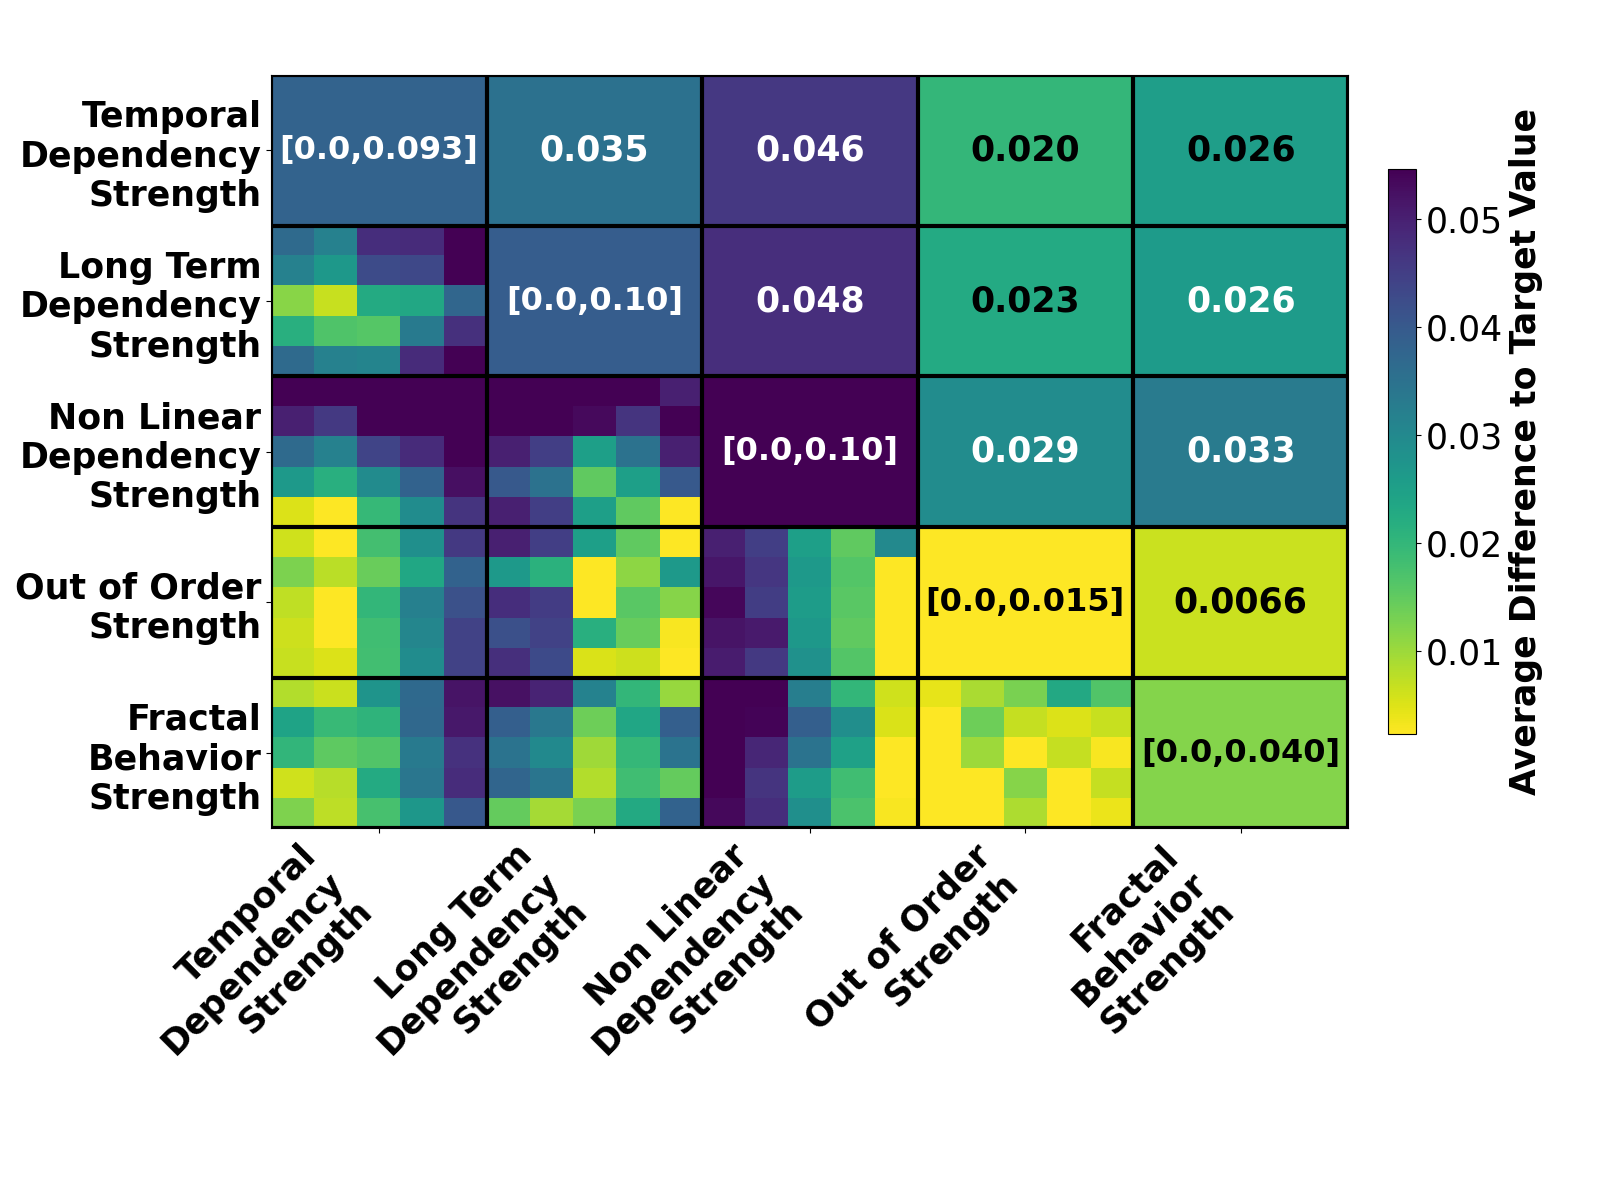

The Python source for this figure:
#!/usr/bin/env python3
# -*- coding: utf-8 -*-
from __future__ import annotations

import os
from typing import Dict, List, Optional, Tuple, Union

import matplotlib
import matplotlib.pyplot as plt
import numpy as np
import pandas as pd

# ───────────────────────────────────────── Constants ─────────────────────────────────────────

FONT_SIZE: int = 25
FONT_SIZE_AXIS_LABELS: int = FONT_SIZE
FONT_SIZE_CELL_TEXT: int = FONT_SIZE



# Event Stream Generator parameters
TEST_LABELS: List[str] = [
    "temporal_dependency_strength",
    "long_term_dependency_strength", 
    "non_linear_dependency_strength",
    "out_of_order_strength",
    "fractal_behavior_strength"
]

VALUE_SET: List[float] = [0.0, 0.1, 0.5, 0.7, 1.0]
VALUE_INDEX: Dict[float, int] = {val: idx for idx, val in enumerate(VALUE_SET)}

# Map internal names → display labels for event stream generator
DISPLAY_LABELS: Dict[str, str] = {
    "temporal_dependency_strength": "Temporal\nDependency\nStrength",
    "long_term_dependency_strength": "Long Term\nDependency\nStrength", 
    "non_linear_dependency_strength": "Non Linear\nDependency\nStrength",
    "out_of_order_strength": "Out of Order\nStrength",
    "fractal_behavior_strength": "Fractal\nBehavior\nStrength"
}

OUTPUT_DIR: str = "../../../../Desktop/Stream Enviorment/experiment_results"

N_LABELS: int = len(TEST_LABELS)
MOSAIC_DETAIL: int = len(VALUE_SET)
FIG_SIZE: Tuple[float, float] = (16.0, 12.0)
COLOR_MAP_NAME: str = "viridis"
TEXT_COLOR_THRESHOLD: float = 0.45

# ────────────────────────────────────────── Helpers ──────────────────────────────────────────

def display_label(name: str) -> str:
    """
    Translate an internal parameter name into the presentation label.

    :param name: Internal identifier as used in the CSV files.
    :return: Label to show on the figure (falls back to *name* if not mapped).
    """
    return DISPLAY_LABELS.get(name, name)


def parse_filename(filename: str) -> Optional[Tuple[str, float, str, float]]:
    """
    Extract the two parameter/value pairs from an experiment CSV filename.
    Now handles comma decimal separators (e.g., "0,5" instead of "0.5").

    :param filename: The CSV filename.
    :return: (param₁, value₁, param₂, value₂) or *None* if the pattern does not match.
    """
    # Remove extension and experiment prefix
    if not filename.startswith("experiment_") or not filename.endswith(".csv"):
        return None
    
    # Remove "experiment_" and ".csv"
    core = filename[11:-4]  # Remove "experiment_" (11 chars) and ".csv" (4 chars)
    
    # Find the pattern: NUM_PARAM1_vs_PARAM2_VAL1_VAL2
    # First remove the experiment number
    parts = core.split("_")
    if len(parts) < 5:  # Need at least: num, param1, vs, param2, val1, val2
        return None
    
    # Find the "vs" separator
    vs_index = -1
    for i, part in enumerate(parts):
        if part == "vs":
            vs_index = i
            break
    
    if vs_index == -1 or vs_index < 2:  # Need at least one part before "vs"
        return None
    
    # The last two parts should be the values
    try:
        # Replace comma with dot for proper float conversion
        val2_str = parts[-1].replace(',', '.')
        val1_str = parts[-2].replace(',', '.')
        val2 = float(val2_str)
        val1 = float(val1_str)
    except (ValueError, IndexError):
        return None
    
    # Everything before vs_index (except first part which is the number) is param1
    # Everything after vs_index and before the last two parts is param2
    param1_parts = parts[1:vs_index]
    param2_parts = parts[vs_index+1:-2]
    
    if not param1_parts or not param2_parts:
        return None
    
    param1 = "_".join(param1_parts)
    param2 = "_".join(param2_parts)
    
    return param1, val1, param2, val2


def read_experiment_data(filepath: str) -> Optional[Dict[str, float]]:
    """
    Read experiment CSV and extract metrics from event log data.

    :param filepath: Path of the experiment CSV file.
    :return: Mapping of metrics or *None* if the file is empty/unreadable.
    """
    try:
        df: pd.DataFrame = pd.read_csv(filepath)
        if df.empty:
            return None
        
        # Calculate metrics from the event log data
        metrics = calculate_metrics_from_event_log(df)
        
        if not metrics:
            return None
            
        return metrics
    except (FileNotFoundError, pd.errors.ParserError, Exception) as e:
        print(f"Error reading {filepath}: {e}")
        return None


def calculate_metrics_from_event_log(df: pd.DataFrame) -> Dict[str, float]:
    """
    Calculate metrics from event log data.
    """
    if df.empty:
        return {}
    
    metrics = {}
    
    try:
        # Basic event counts
        metrics['total_events'] = len(df)
        metrics['unique_cases'] = df['case:concept:name'].nunique() if 'case:concept:name' in df.columns else 0
        metrics['unique_activities'] = df['concept:name'].nunique() if 'concept:name' in df.columns else 0
        
        # Time-based metrics
        if 'time:timestamp' in df.columns:
            df['time:timestamp'] = pd.to_datetime(df['time:timestamp'], errors='coerce')
            time_diffs = df['time:timestamp'].diff().dropna()
            if len(time_diffs) > 0:
                metrics['avg_time_between_events'] = time_diffs.dt.total_seconds().mean() / 60.0  # minutes
            else:
                metrics['avg_time_between_events'] = 0.0
        
        # Out of order events
        out_of_order_count = 0
        if 'attributes' in df.columns:
            for attr_str in df['attributes'].dropna():
                if 'out_of_order' in str(attr_str) and 'True' in str(attr_str):
                    out_of_order_count += 1
        metrics['out_of_order_percentage'] = (out_of_order_count / len(df)) * 100.0 if len(df) > 0 else 0.0
        
        # Activity diversity (simplified)
        if metrics['unique_cases'] > 0:
            metrics['activity_diversity'] = metrics['unique_activities'] / metrics['unique_cases']
        else:
            metrics['activity_diversity'] = 0.0
            
        # Fractal behavior (simplified - based on repeated patterns)
        fractal_count = 0
        if 'concept:name' in df.columns:
            activity_names = df['concept:name'].tolist()
            # Look for repeated activity patterns
            for i in range(len(activity_names) - 1):
                if i > 0 and activity_names[i] == activity_names[i-1]:
                    fractal_count += 1
        metrics['fractal_percentage'] = (fractal_count / len(df)) * 100.0 if len(df) > 0 else 0.0
        
    except Exception as e:
        print(f"Error calculating metrics: {e}")
        return {}
    
    return metrics


def calculate_parameter_difference(config_val: float, expected_val: float, 
                                   actual_metrics: Dict[str, float], 
                                   param_name: str) -> float:
    """
    Calculate the difference between expected and actual parameter effectiveness.
    """
    # Map parameters to their key output metrics
    param_to_metric = {
        "temporal_dependency_strength": "avg_time_between_events",
        "long_term_dependency_strength": "activity_diversity", 
        "non_linear_dependency_strength": "unique_activities",
        "out_of_order_strength": "out_of_order_percentage",
        "fractal_behavior_strength": "fractal_percentage"
    }
    
    metric_name = param_to_metric.get(param_name)
    if not metric_name or metric_name not in actual_metrics:
        # Fallback: use a simple difference based on expected value
        # This gives us a baseline measure when metrics aren't available
        difference = abs(expected_val - 0.5)  # Distance from middle value
        return difference
    
    actual_metric = actual_metrics[metric_name]
    
    # For out_of_order and fractal, the relationship is more direct
    if param_name in ["out_of_order_strength", "fractal_behavior_strength"]:
        # Expected percentage roughly correlates with strength * 20
        expected_percentage = expected_val * 20  # Rough scaling factor
        difference = abs(actual_metric - expected_percentage) / 100.0
        return difference
    
    # For temporal dependency, higher values should increase avg time between events
    elif param_name == "temporal_dependency_strength":
        # Expected time increases with strength (normalized)
        expected_time = expected_val * 10  # Scale to reasonable time range
        normalized_actual = min(10.0, actual_metric)  # Cap at reasonable max
        difference = abs(normalized_actual - expected_time) / 10.0
        return difference
    
    # For other parameters, normalize to 0-1 range
    else:
        if param_name == "long_term_dependency_strength":
            # Activity diversity should increase with long-term dependency
            expected_diversity = expected_val * 5  # Rough scaling
            normalized_actual = min(5.0, actual_metric)
            difference = abs(normalized_actual - expected_diversity) / 5.0
        elif param_name == "non_linear_dependency_strength":
            # Unique activities should increase with non-linear dependency
            expected_activities = expected_val * 10  # Rough scaling
            normalized_actual = min(10.0, actual_metric)
            difference = abs(normalized_actual - expected_activities) / 10.0
        else:
            # Generic normalization
            normalized_actual = min(1.0, actual_metric / 10.0)
            difference = abs(normalized_actual - expected_val)
        
        return difference


def format_cell_text(value: float) -> str:
    """
    Convert a float into a compact string while preserving useful precision.

    :param value: Float to be formatted.
    :return: "N/A" for *NaN*; otherwise formatted string.
    """
    if np.isnan(value):
        return "N/A"
    abs_val: float = abs(value)
    if abs_val < 1e-3:
        return f"{0.0}"
    if abs_val < 1e-2:
        return f"{value:.4f}"
    if abs_val < 1e-1:
        return f"{value:.3f}"
    return f"{value:.2f}"


# ───────────────────────────────────── Data aggregation ──────────────────────────────────────

def prepare_heatmap_data() -> Tuple[
    np.ndarray,
    List[List[float]],
    List[List[np.ndarray]],
]:
    """
    Read every experiment CSV and build the heatmap data structures.

    :return: (data_matrix, param_devs, mosaic_grids).
    """
    param_devs: List[List[float]] = [[] for _ in range(N_LABELS)]
    pair_devs: List[List[List[float]]] = [
        [[] for _ in range(N_LABELS)] for _ in range(N_LABELS)
    ]

    raw_mosaics: List[List[List[List[List[float]]]]] = [
        [
            [[[] for _ in VALUE_SET] for _ in VALUE_SET]
            for _ in range(N_LABELS)
        ]
        for _ in range(N_LABELS)
    ]

    if not os.path.isdir(OUTPUT_DIR):
        print(f"Directory {OUTPUT_DIR} not found!")
        nan_matrix: np.ndarray = np.full((N_LABELS, N_LABELS), np.nan)
        empty_mosaics: List[List[np.ndarray]] = [
            [np.full((MOSAIC_DETAIL, MOSAIC_DETAIL), np.nan) for _ in range(N_LABELS)]
            for _ in range(N_LABELS)
        ]
        return nan_matrix, param_devs, empty_mosaics

    files_processed = 0
    files_found = 0
    
    print("Processing files:")
    for filename in os.listdir(OUTPUT_DIR):
        if not filename.endswith(".csv") or filename == "all_results.csv":
            continue
        
        files_found += 1
        print(f"  Found: {filename}")
            
        parsed = parse_filename(filename)
        if parsed is None:
            print(f"    ❌ Could not parse filename: {filename}")
            continue
            
        p1, val1, p2, val2 = parsed
        print(f"    ✓ Parsed: {p1}={val1}, {p2}={val2}")
        
        if p1 not in TEST_LABELS or p2 not in TEST_LABELS:
            print(f"    ❌ Unknown parameters: {p1}, {p2}")
            continue

        idx1: int = TEST_LABELS.index(p1)
        idx2: int = TEST_LABELS.index(p2)
        if idx1 == idx2:
            print(f"    ❌ Same parameter: {p1}")
            continue

        data = read_experiment_data(os.path.join(OUTPUT_DIR, filename))
        if not data:
            print(f"    ❌ Could not read data from: {filename}")
            continue

        # Calculate parameter effectiveness differences
        diff1 = calculate_parameter_difference(data.get(f"config_{p1}", val1), val1, data, p1)
        diff2 = calculate_parameter_difference(data.get(f"config_{p2}", val2), val2, data, p2)
        
        if np.isnan(diff1) or np.isnan(diff2):
            print(f"    ❌ NaN differences: diff1={diff1}, diff2={diff2}")
            continue

        combined: float = (diff1 + diff2) / 2.0
        print(f"    ✓ Combined difference: {combined:.4f}")

        param_devs[idx1].append(diff1)
        param_devs[idx2].append(diff2)
        pair_devs[idx1][idx2].append(combined)
        pair_devs[idx2][idx1].append(combined)

        try:
            r_id: int = VALUE_INDEX[val1]
            c_id: int = VALUE_INDEX[val2]
            raw_mosaics[idx1][idx2][r_id][c_id].append(combined)
            raw_mosaics[idx2][idx1][c_id][r_id].append(combined)
        except KeyError:
            print(f"    ⚠️ Values not in VALUE_SET: {val1}, {val2}")
            pass
        
        files_processed += 1

    print(f"\nSummary: Found {files_found} CSV files, successfully processed {files_processed} experiment files")

    # Build final data structures
    data_matrix: np.ndarray = np.full((N_LABELS, N_LABELS), np.nan)
    for i in range(N_LABELS):
        if param_devs[i]:
            data_matrix[i, i] = float(np.nanmean(param_devs[i]))
        for j in range(i + 1, N_LABELS):
            if pair_devs[i][j]:
                mean_val: float = float(np.nanmean(pair_devs[i][j]))
                data_matrix[i, j] = data_matrix[j, i] = mean_val

    mosaic_grids: List[List[np.ndarray]] = [
        [np.full((MOSAIC_DETAIL, MOSAIC_DETAIL), np.nan) for _ in range(N_LABELS)]
        for _ in range(N_LABELS)
    ]
    for i in range(N_LABELS):
        for j in range(N_LABELS):
            grid: np.ndarray = np.full((MOSAIC_DETAIL, MOSAIC_DETAIL), np.nan)
            for r in range(MOSAIC_DETAIL):
                for c in range(MOSAIC_DETAIL):
                    vals: List[float] = raw_mosaics[i][j][r][c]
                    if vals:
                        grid[r, c] = float(np.nanmean(vals))
            mosaic_grids[i][j] = grid

    return data_matrix, param_devs, mosaic_grids


def generate_heatmap_image(
    data_matrix: np.ndarray,
    param_devs: List[List[float]],
    mosaics: List[List[np.ndarray]],
) -> None:
    """
    Render the heat-map with mosaics and grid lines for event stream generator.

    :param data_matrix: Diagonal + upper-triangle averages.
    :param param_devs: Per-parameter deviation lists.
    :param mosaics: N × N grid of 5 × 5 deviation matrices.
    :return: None.
    """
    fig, ax = plt.subplots(figsize=FIG_SIZE)
    cmap: matplotlib.colors.Colormap = plt.get_cmap(f"{COLOR_MAP_NAME}_r")
    cmap.set_bad(color="lightgray")

    finite: np.ndarray = data_matrix[~np.isnan(data_matrix)]
    if finite.size == 0 or float(finite.min()) == float(finite.max()):
        vmin, vmax = 0.0, 1.0
        normalise = lambda x: 0.5  # type: ignore
    else:
        vmin, vmax = float(finite.min()), float(finite.max())
        normalise = lambda x: (x - vmin) / (vmax - vmin)  # type: ignore

    for r in range(N_LABELS):
        for c in range(N_LABELS):
            diag: bool = r == c
            upper: bool = r < c
            val: float = data_matrix[r, c]

            if diag:
                # Diagonal: show parameter deviation range
                devs = param_devs[r]
                text = (
                    f"[{format_cell_text(float(np.nanmin(devs)))},"
                    f"{format_cell_text(float(np.nanmax(devs)))}]"
                    if devs
                    else "[N/A,N/A]"
                )
                color = cmap(normalise(val)) if not np.isnan(val) else "lightgray"
                ax.add_patch(
                    plt.Rectangle(
                        (c - 0.5, r - 0.5),
                        1,
                        1,
                        facecolor=color,
                        edgecolor="none",
                    )
                )
                # flip logic: dark tiles -> white text, light tiles -> black text
                tc: str = (
                    "white"
                    if not np.isnan(val) and normalise(val) > TEXT_COLOR_THRESHOLD
                    else "black"
                )
                ax.text(
                    c,
                    r,
                    text,
                    ha="center",
                    va="center",
                    fontsize=FONT_SIZE_CELL_TEXT - 2,
                    color=tc,
                    weight="bold",
                )
            elif upper:
                # Upper triangle: average pair deviation
                color = cmap(normalise(val)) if not np.isnan(val) else "lightgray"
                ax.add_patch(
                    plt.Rectangle(
                        (c - 0.5, r - 0.5),
                        1,
                        1,
                        facecolor=color,
                        edgecolor="none",
                    )
                )
                # flip logic here as well
                tc = (
                    "white"
                    if not np.isnan(val) and normalise(val) > TEXT_COLOR_THRESHOLD
                    else "black"
                )
                ax.text(
                    c,
                    r,
                    format_cell_text(val),
                    ha="center",
                    va="center",
                    fontsize=FONT_SIZE_CELL_TEXT,
                    color=tc,
                    weight="bold",
                )
            else:
                # Lower triangle: detailed mosaic
                grid = mosaics[r][c]
                ax.imshow(
                    grid,
                    extent=(c - 0.5, c + 0.5, r + 0.5, r - 0.5),
                    cmap=cmap,
                    vmin=vmin,
                    vmax=vmax,
                    interpolation="nearest",
                    aspect="auto",
                )

    # (rest of function unchanged...)
    ax.set_xticks(np.arange(N_LABELS))
    ax.set_xticklabels(
        [display_label(lbl) for lbl in TEST_LABELS],
        fontsize=FONT_SIZE_AXIS_LABELS,
        rotation=45,
        ha="right",
        weight="bold"
    )
    ax.set_yticks(np.arange(N_LABELS))
    ax.set_yticklabels(
        [display_label(lbl) for lbl in TEST_LABELS],
        fontsize=FONT_SIZE_AXIS_LABELS,
        weight="bold"
    )

    ax.set_xlim(-0.5, N_LABELS - 0.5)
    ax.set_ylim(N_LABELS - 0.5, -0.5)

    for pos in np.arange(-0.5, N_LABELS, 1.0):
        ax.axhline(pos, color="black", linewidth=3.0)
        ax.axvline(pos, color="black", linewidth=3.0)

    cbar_norm = matplotlib.colors.Normalize(vmin=vmin, vmax=vmax)
    sm = plt.cm.ScalarMappable(norm=cbar_norm, cmap=cmap)
    sm.set_array([])
    cbar = fig.colorbar(sm, ax=ax, orientation="vertical", shrink=0.75, pad=0.03)
    cbar.set_label(
        "Average Difference to Target Value",
        fontsize=FONT_SIZE_AXIS_LABELS,
        weight="bold"
    )
    cbar.ax.tick_params(labelsize=FONT_SIZE_CELL_TEXT)

    plt.tight_layout(rect=[0, 0.08, 1, 0.95])
    output_file = os.path.join(OUTPUT_DIR, "parameter_analysis_heatmap.png")
    plt.savefig(output_file, dpi=300, bbox_inches="tight")
    print(f"Heatmap saved to: {output_file}")
    plt.show()



# ─────────────────────────────────────────── Main ────────────────────────────────────────────

def main() -> None:
    """
    Entry-point of the script to generate the event stream generator heatmap.
    """
    print("Generating Event Stream Generator Parameter Analysis Heatmap...")
    print("=" * 60)
    print("=" * 60)
    
    data_matrix, param_devs, mosaics = prepare_heatmap_data()
    
    # Print some statistics
    finite_values = data_matrix[~np.isnan(data_matrix)]
    if len(finite_values) > 0:
        print(f"Parameter effectiveness deviation range: {finite_values.min():.6f} - {finite_values.max():.6f}")
        print(f"Average deviation: {finite_values.mean():.6f}")
    else:
        print("No valid data found - check that experiment results exist in 'experiment_results' directory")
        return
    
    generate_heatmap_image(data_matrix, param_devs, mosaics)


if __name__ == "__main__":
    main()
